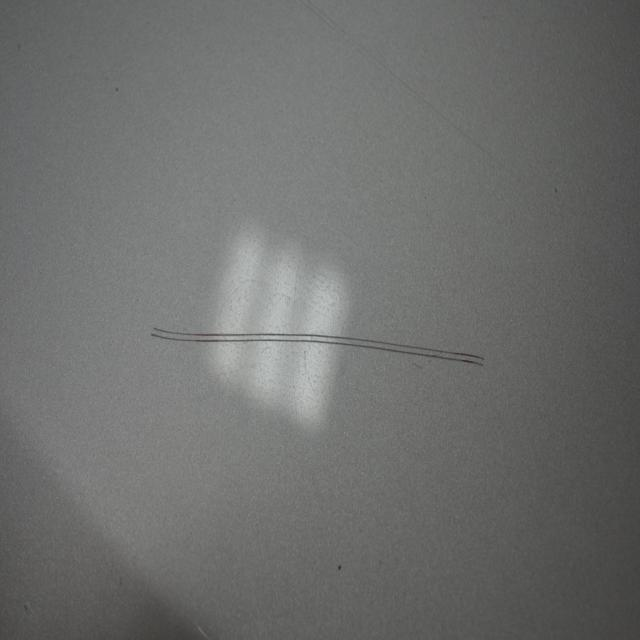
#> input picture dataset/images/train/DSC_0013_JPG.rf.0454b78aea2752fc42bf1bb54493af44.jpg, 640 x 640 px
$ python -i defect_segmentation.py   (imports and definitions only)
#> lines starting #> are read from the running program, lines starting #| are printed output that depends on the picture; after the words box and inside, x2 and y2 are one past the last pixel; in counts of white or black regions, pixels touching at a corner belong together
#> further down, picture is the input picture: shape (640, 640, 3); mean B, G, R 108.5, 110, 109.1
"""
缺陷分割模块
实现Bradley-Roth自适应阈值、形态学操作、连通域分析
"""
import cv2
import numpy as np
from typing import Tuple, List, Optional


class DefectSegmenter:
    """缺陷分割类"""

    def __init__(self):
        self.segmented_mask = None
        self.defect_regions = []

    def bradley_roth_threshold(self, image: np.ndarray,
                               window_size: int = 15,
                               threshold: float = 0.15) -> np.ndarray:
        """
        Bradley-Roth 自适应阈值算法

        Args:
            image: 输入灰度图像
            window_size: 窗口大小
            threshold: 阈值比例 (0-1)

        Returns:
            二值化图像
        """
#> called with window_size = 15, threshold = 0.15
        if len(image.shape) == 3:
            image = cv2.cvtColor(image, cv2.COLOR_BGR2GRAY)

        # 计算积分图
        integral = cv2.integral(image)
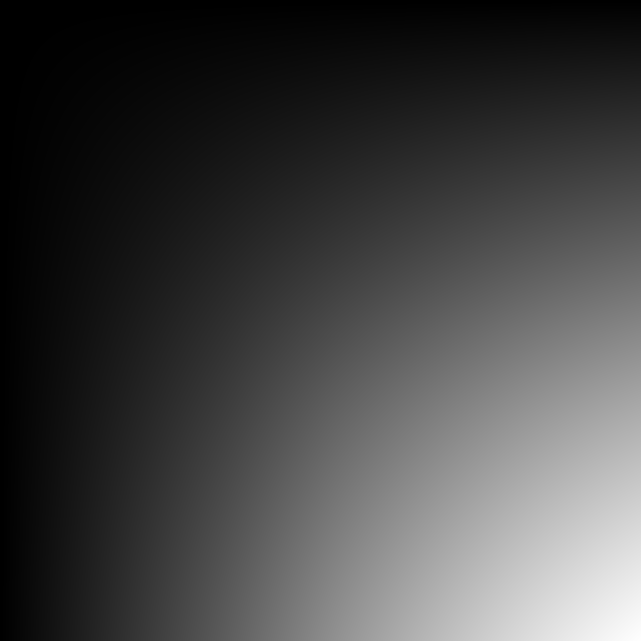
#> integral: shape (641, 641) int32; min 0, max 44890100, mean 12014882.8; drawn with min black and max white
        h, w = image.shape
#> h = 640; w = 640

        # 创建输出图像
        binary = np.zeros_like(image)

        # 计算窗口半径
        s = window_size // 2

        for y in range(h):
            for x in range(w):
                # 计算窗口边界
                x1 = max(0, x - s)
                y1 = max(0, y - s)
                x2 = min(w, x + s + 1)
                y2 = min(h, y + s + 1)

                # 计算窗口内像素总和
                count = (x2 - x1) * (y2 - y1)
                sum_val = (integral[y2, x2] - integral[y1, x2] -
                          integral[y2, x1] + integral[y1, x1])

                # 计算平均值
                mean = sum_val / count

                # 自适应阈值
                if image[y, x] < mean * (1 - threshold):
                    binary[y, x] = 255
                else:
                    binary[y, x] = 0
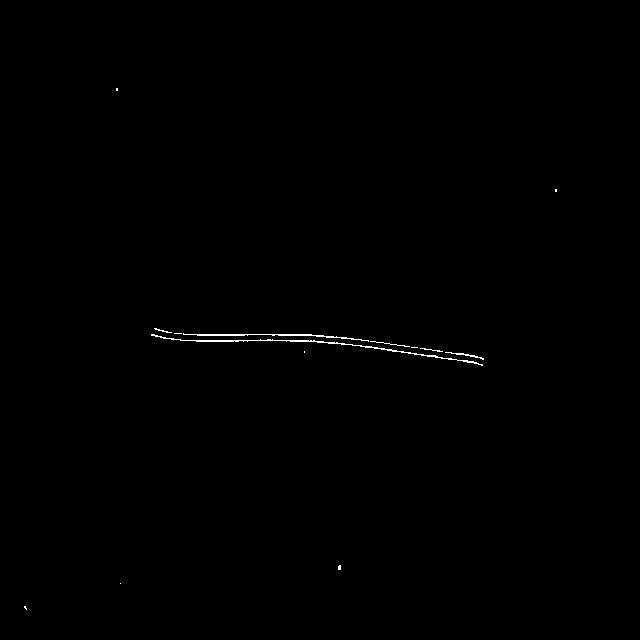
#> binary: shape (640, 640); 0.25% white in thin lines or dots, all inside (x1, y1, x2, y2) = (24, 88, 557, 610)

        return binary

    def morphological_operations(self, binary: np.ndarray,
                               operation: str = 'open',
                               kernel_size: Tuple[int, int] = (3, 3),
                               iterations: int = 1) -> np.ndarray:
        """
        形态学操作

        Args:
            binary: 二值图像
            operation: 操作类型 ('open', 'close', 'erode', 'dilate')
            kernel_size: 核大小
            iterations: 迭代次数

        Returns:
            处理后的图像
        """
#> called with operation = 'open', kernel_size = (3, 3), iterations = 2
        kernel = cv2.getStructuringElement(cv2.MORPH_ELLIPSE, kernel_size)

        if operation == 'open':
            result = cv2.morphologyEx(binary, cv2.MORPH_OPEN, kernel, iterations=iterations)
#> result: shape (640, 640); every value is 0
        elif operation == 'close':
            result = cv2.morphologyEx(binary, cv2.MORPH_CLOSE, kernel, iterations=iterations)
        elif operation == 'erode':
            result = cv2.erode(binary, kernel, iterations=iterations)
        elif operation == 'dilate':
            result = cv2.dilate(binary, kernel, iterations=iterations)
        else:
            raise ValueError(f"未知的形态学操作: {operation}")

        return result

    def fill_holes(self, binary: np.ndarray) -> np.ndarray:
        """
        填充孔洞

        Args:
            binary: 二值图像

        Returns:
            填充后的图像
        """
        # 创建掩码：找到背景像素
        h, w = binary.shape
#> h = 640; w = 640
        mask = np.zeros((h + 2, w + 2), np.uint8)

        # 从边缘开始填充背景
        cv2.floodFill(binary.copy(), mask, (0, 0), 255)

        # 反转掩码得到孔洞
        mask = mask[1:-1, 1:-1]
        filled = binary | (~mask.astype(np.uint8) * 255)
#> filled: shape (640, 640); every value is 2

        return filled

    def morphological_reconstruction(self, binary: np.ndarray,
                                    kernel_size: Tuple[int, int] = (5, 5),
                                    iterations: int = 3) -> np.ndarray:
        """
        形态学重建（简化版）

        Args:
            binary: 二值图像
            kernel_size: 核大小
            iterations: 迭代次数

        Returns:
            重建后的图像
        """
        # 先进行开运算去噪
        opened = self.morphological_operations(binary, 'open', kernel_size, iterations)

        # 填充孔洞
        filled = self.fill_holes(opened)

        # 闭运算平滑边界
        closed = self.morphological_operations(filled, 'close', kernel_size, iterations)

        return closed

    def connected_components_analysis(self, binary: np.ndarray,
                                     min_area: int = 100,
                                     max_area: Optional[int] = None) -> Tuple[np.ndarray, List[dict]]:
        """
        连通域分析

        Args:
            binary: 二值图像
            min_area: 最小区域面积
            max_area: 最大区域面积（可选）

        Returns:
            标记图像和区域信息列表
        """
#> called with min_area = 100
        # 连通域标记
        num_labels, labels, stats, centroids = cv2.connectedComponentsWithStats(
            binary, connectivity=8
        )
#> labels: shape (640, 640) int32; every value is 1
#> num_labels = 2; stats = [[-1, 2147483647, 0, 0, 0], [0, 0, 640, 640, 409600]]; centroids = [[nan, nan], [319.5, 319.5]]

        # 筛选区域
        filtered_mask = np.zeros_like(binary)
        defect_regions = []

        for i in range(1, num_labels):  # 跳过背景（标签0）
            area = stats[i, cv2.CC_STAT_AREA]

            # 面积筛选
            if area < min_area:
                continue
            if max_area is not None and area > max_area:
                continue

            # 创建该区域的掩码
            region_mask = (labels == i).astype(np.uint8) * 255
            filtered_mask = cv2.bitwise_or(filtered_mask, region_mask)

            # 保存区域信息
            x = stats[i, cv2.CC_STAT_LEFT]
            y = stats[i, cv2.CC_STAT_TOP]
            w = stats[i, cv2.CC_STAT_WIDTH]
            h = stats[i, cv2.CC_STAT_HEIGHT]

            defect_regions.append({
                'label': i,
                'area': int(area),
                'bbox': (x, y, w, h),
                'centroid': (int(centroids[i, 0]), int(centroids[i, 1])),
                'mask': region_mask
            })
#> this loop made 1 pass
#> (area, x, y, w, h) on pass 1: (409600, 0, 0, 640, 640)
#> after the loop, defect_regions = 1 item

        self.defect_regions = defect_regions
#> self.defect_regions = 1 item
        return filtered_mask, defect_regions

    def segment(self, image: np.ndarray,
               window_size: int = 15,
               threshold: float = 0.15,
               min_area: int = 100,
               use_morphology: bool = True) -> Tuple[np.ndarray, List[dict]]:
        """
        缺陷分割主函数

        Args:
            image: 输入图像（增强后的图像）
            window_size: Bradley-Roth窗口大小
            threshold: Bradley-Roth阈值
            min_area: 最小缺陷区域面积
            use_morphology: 是否使用形态学操作

        Returns:
            分割掩码和缺陷区域列表
        """
        # 转换为灰度图
        if len(image.shape) == 3:
            gray = cv2.cvtColor(image, cv2.COLOR_BGR2GRAY)
        else:
            gray = image.copy()

        # 1. Bradley-Roth自适应阈值
        binary = self.bradley_roth_threshold(gray, window_size, threshold)

        # 2. 形态学操作去噪和填充
        if use_morphology:
            # 开运算去噪
            binary = self.morphological_operations(binary, 'open', (3, 3), 2)
            # 填充孔洞
            binary = self.fill_holes(binary)
            # 形态学重建
            binary = self.morphological_reconstruction(binary, (5, 5), 2)

        # 3. 连通域分析
        segmented_mask, defect_regions = self.connected_components_analysis(
            binary, min_area=min_area
        )
#> defect_regions = 1 item

        self.segmented_mask = segmented_mask
        return segmented_mask, defect_regions

    def visualize_segmentation(self, original: np.ndarray,
                               mask: np.ndarray,
                               defect_regions: List[dict]) -> np.ndarray:
        """
        可视化分割结果

        Args:
            original: 原始图像
            mask: 分割掩码
            defect_regions: 缺陷区域列表

        Returns:
            可视化图像
        """
        # 创建彩色掩码
        colored_mask = cv2.applyColorMap(mask, cv2.COLORMAP_JET)

        # 叠加到原图
        result = cv2.addWeighted(original, 0.7, colored_mask, 0.3, 0)

        # 绘制边界框
        for region in defect_regions:
            x, y, w, h = region['bbox']
            cv2.rectangle(result, (x, y), (x + w, y + h), (0, 255, 0), 2)
            # 标注面积
            cv2.putText(result, f"Area: {region['area']}",
                       (x, y - 10), cv2.FONT_HERSHEY_SIMPLEX, 0.5, (0, 255, 0), 1)

        return result

>>> import cv2
>>> picture = cv2.imread('dataset/images/train/DSC_0013_JPG.rf.0454b78aea2752fc42bf1bb54493af44.jpg')
>>> result = DefectSegmenter().segment(picture)

$ run again, on dataset/images/train/DSC_0013_JPG.rf.291eff2d0722860b6ddff23728c89a3e.jpg
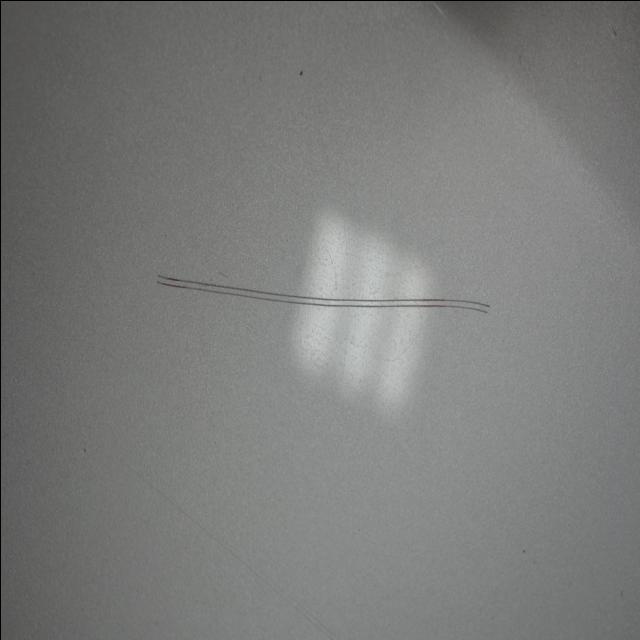
#> input picture dataset/images/train/DSC_0013_JPG.rf.291eff2d0722860b6ddff23728c89a3e.jpg, 640 x 640 px
#> picture is the input picture: shape (640, 640, 3); mean B, G, R 122.1, 123.6, 122.8
#> in bradley_roth_threshold, `integral = cv2.integral(image)`:
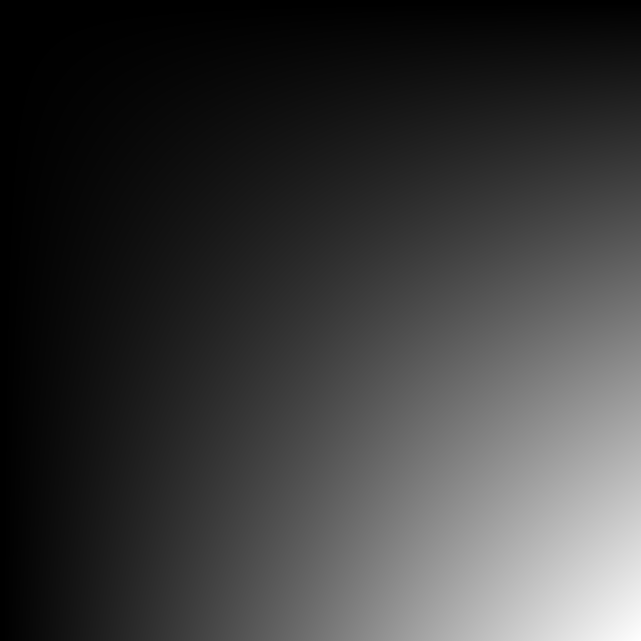
#> integral: shape (641, 641) int32; min 0, max 50454810, mean 11772849; drawn with min black and max white
#> after the loop in bradley_roth_threshold, `for y in range(h):`:
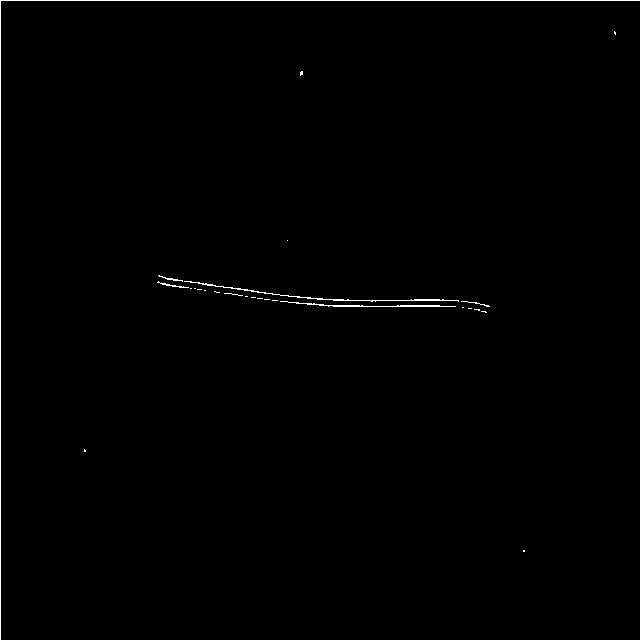
#> binary: shape (640, 640); 0.52% white in thin lines or dots
#> result: shape (640, 640); every value is 0
#> filled: shape (640, 640); every value is 2
#> labels: shape (640, 640) int32; every value is 1
#> num_labels = 2; stats = [[-1, 2147483647, 0, 0, 0], [0, 0, 640, 640, 409600]]; centroids = [[nan, nan], [319.5, 319.5]]
#> the loop in connected_components_analysis, `for i in range(1, num_labels):` made 1 pass
#> (area, x, y, w, h) on pass 1: (409600, 0, 0, 640, 640)
#> after the loop in connected_components_analysis, `for i in range(1, num_labels):`: defect_regions = 1 item
